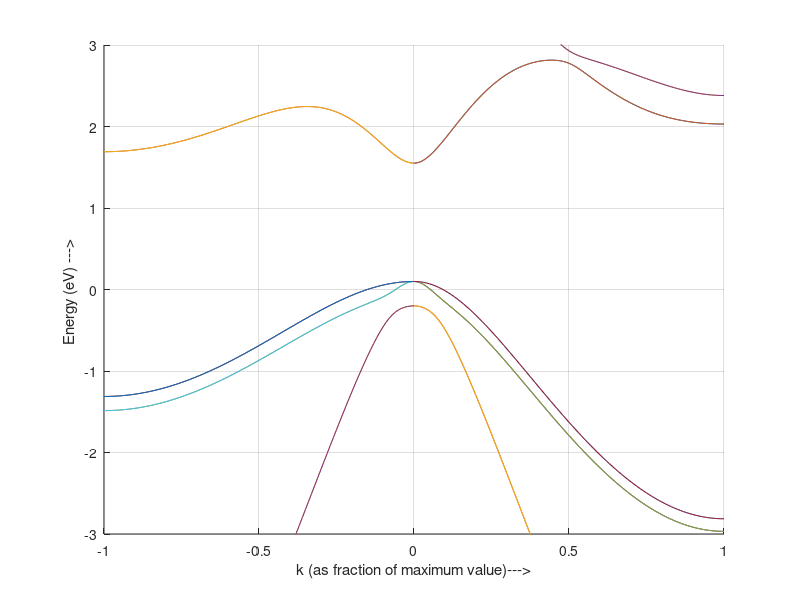

The MATLAB source for this figure:
% --------------------------------------------------------------------------------
%  MATLAB code used to generate the figures in the book:
%
%    "Quantum Transport: Atom to Transistor," by Supriyo Datta
%    published by Cambridge University Press, May 2005
%      (ISBN-10: 0521631459 | ISBN-13: 9780521631457)
%    http://www.cambridge.org/uk/catalogue/catalogue.asp?isbn=0521631459
%
% THIS FILE FOR: Chapter 5, Figure 5.4.1(a)
%
% --------------------------------------------------------------------------------
% Copyright (c) 2005  Supriyo Datta
% --------------------------------------------------------------------------------

clear all
%close all;

soa=.3787/3;soc=.0129/3;Esa=-8.3431;Epa=1.0414;Esc=-2.6569;Epc=3.6686;Esea=8.5914;
Esec=6.7386;
Vss=-6.4513;Vxx=1.9546;Vxy=5.0779;Vsapc=4.4800;Vpasc=5.7839;Vseapc=4.8422;Vpasec=4.8077;
d1=[1 1 1]/4;d2=[1 -1 -1]/4;d3=[-1 1 -1]/4;d4=[-1 -1 1]/4;
d1=[0 0 0]/2;d2=[0 -1 -1]/2;d3=[-1 0 -1]/2;d4=[-1 -1 0]/2;

for iter = 1:2
if iter == 1
l=1;m=1;n=1;kmax=pi;Nt=101;%L-direction
else
l=1;m=0;n=0;kmax=2*pi;Nt=101;%X-direction
end


for Nk=1:Nt
k=[l m n]*kmax*(Nk-1)/(Nt-1);
	p1=exp(i*sum(k.*d1));p2=exp(i*sum(k.*d2));
	p3=exp(i*sum(k.*d3));p4=exp(i*sum(k.*d4));
		g0=(p1+p2+p3+p4)/4;g1=(p1+p2-p3-p4)/4;
		g2=(p1-p2+p3-p4)/4;g3=(p1-p2-p3+p4)/4;

h=[Esa/2 Vss*g0 0 0 0 Vsapc*g1 Vsapc*g2 Vsapc*g3 0 0;
      0	Esc/2	-Vpasc*conj(g1)	-Vpasc*conj(g2)      -Vpasc*conj(g3)    0 0 0 0 0;
      0	0	Epa/2	0	0	Vxx*g0 Vxy*g3	Vxy*g2  0  -Vpasec*g1;
      0	0	0	Epa/2	0	Vxy*g3 Vxx*g0	Vxy*g1  0  -Vpasec*g2;
      0	0	0	0	Epa/2	Vxy*g2 Vxy*g1	Vxx*g0  0  -Vpasec*g3;
      0	0	0	0	0	Epc/2	0	0	Vseapc*(g1)	0;
      0	0	0	0	0	0	Epc/2	0	Vseapc*(g2)	0;
      0	0	0	0	0	0	0	Epc/2	Vseapc*(g3)	0;
      0	0	0	0	0	0	0	0	Esea/2	0;
      0	0	0	0	0	0	0	0	0	Esec/2];

Ho=[h+h'	zeros(10);
     zeros(10)	h+h'];

hso=zeros(20);
hso(3,4)=-i*soa;
hso(3,15)=soa;
hso(4,15)=-i*soa;
hso(5,13)=-soa;
hso(5,14)=i*soa;
hso(6,7)=-i*soc;
hso(6,18)=soc;
hso(7,18)=-i*soc;
hso(8,16)=-soc;
hso(8,17)=i*soc;
hso(13,14)=i*soa;
hso(16,17)=i*soc;
Hso=hso+hso';

H = Ho+Hso;

eiglst = eig(H);
        E(Nk,:) = sort(real(eiglst));
		X(Nk)=-(Nk-1)/(Nt-1);%L-direction
		X1(Nk)=(Nk-1)/(Nt-1);%X-direction
end

hold on
if iter == 1
pl=plot(X,E);
else
pl=plot(X1,E);

end
axis([-1 1 -3 3])
xlabel('k (as fraction of maximum value)--->')
ylabel('Energy (eV) ---> ')
grid on
end